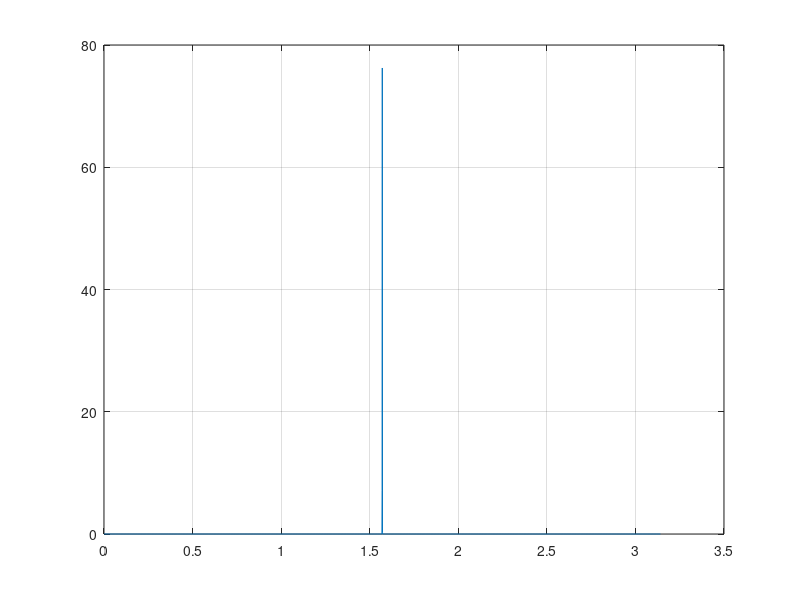

This figure's MATLAB source:
clear;
clc;
clf;
format long;

f = @(x) 90*exp(-((2*x-pi)./(0.001)).^2);
g = @(x) (9./200).*(exp(-(x.^2)));

% tolerance
tolerance = 1e-7;

% plot f
interval = 0:0.001:pi;
plot(interval,f(interval));
grid on;

% % quad f
% qf = quad(f,0,6, tolerance);
% disp(['quad f gives us: ' num2str(qf)]);
% disp(qf);

% quad g
tolerance = 1e-8;
qg = quad(g, -1e+10, 1e+10, tolerance); 
disp(['quad g gives us: ' num2str(qg)]);
disp(qg);

% "svansarna"
y = (((0.001.^2)*90*exp(-((12-pi).^2)))./(24-2*pi));

% % integral f
% integral_f = integral(f,0,6);
% disp(['integral f gives us: ' num2str(integral_f)]);
% disp(integral_f);

% integral g
integral_g = integral(g,-100, 100);
disp(['integral g gives us: ' num2str(integral_g)]);
disp(integral_g);

[inte, punkter] = quad(g, -5, 5, tolerance);
disp(['The integral shows us: ' num2str(inte)]);
disp(inte);
disp(['The function is called in: ' num2str(punkter) ' dots']);